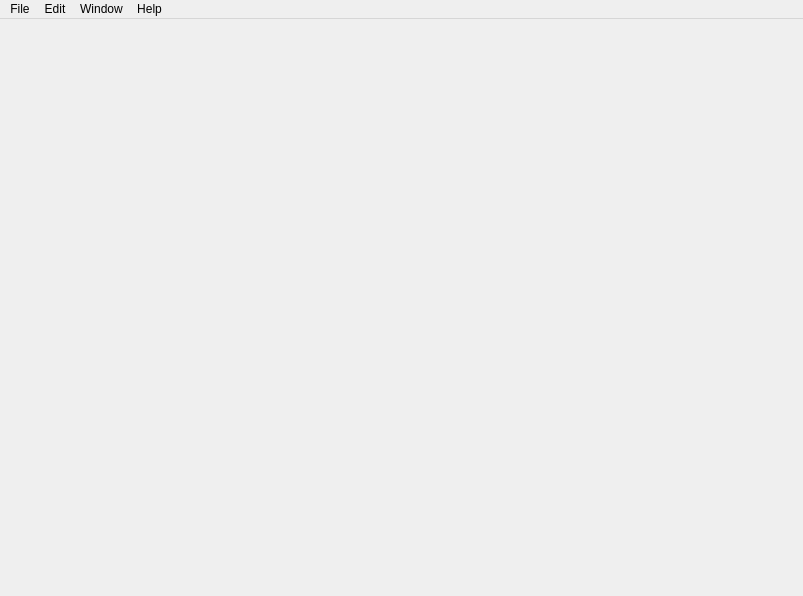
<?xml version="1.0" encoding="UTF-8"?>
<ui version="4.0">
 <class>mainWindow</class>
 <widget class="EditorMainWindow" name="mainWindow">
  <property name="geometry">
   <rect>
    <x>0</x>
    <y>0</y>
    <width>803</width>
    <height>596</height>
   </rect>
  </property>
  <property name="windowTitle">
   <string>MainWindow</string>
  </property>
  <widget class="QWidget" name="centralwidget"/>
  <widget class="QMenuBar" name="menubar">
   <property name="geometry">
    <rect>
     <x>0</x>
     <y>0</y>
     <width>803</width>
     <height>33</height>
    </rect>
   </property>
   <widget class="QMenu" name="menuFile">
    <property name="title">
     <string>File</string>
    </property>
   </widget>
   <widget class="QMenu" name="menuEdit">
    <property name="title">
     <string>Edit</string>
    </property>
   </widget>
   <widget class="QMenu" name="menuView">
    <property name="title">
     <string>Window</string>
    </property>
   </widget>
   <widget class="QMenu" name="menuHelp">
    <property name="title">
     <string>Help</string>
    </property>
   </widget>
   <addaction name="menuFile"/>
   <addaction name="menuEdit"/>
   <addaction name="menuView"/>
   <addaction name="menuHelp"/>
  </widget>
 </widget>
 <customwidgets>
  <customwidget>
   <class>EditorMainWindow</class>
   <extends>QMainWindow</extends>
   <header>editor_main_window.py</header>
  </customwidget>
 </customwidgets>
 <resources/>
 <connections/>
</ui>
